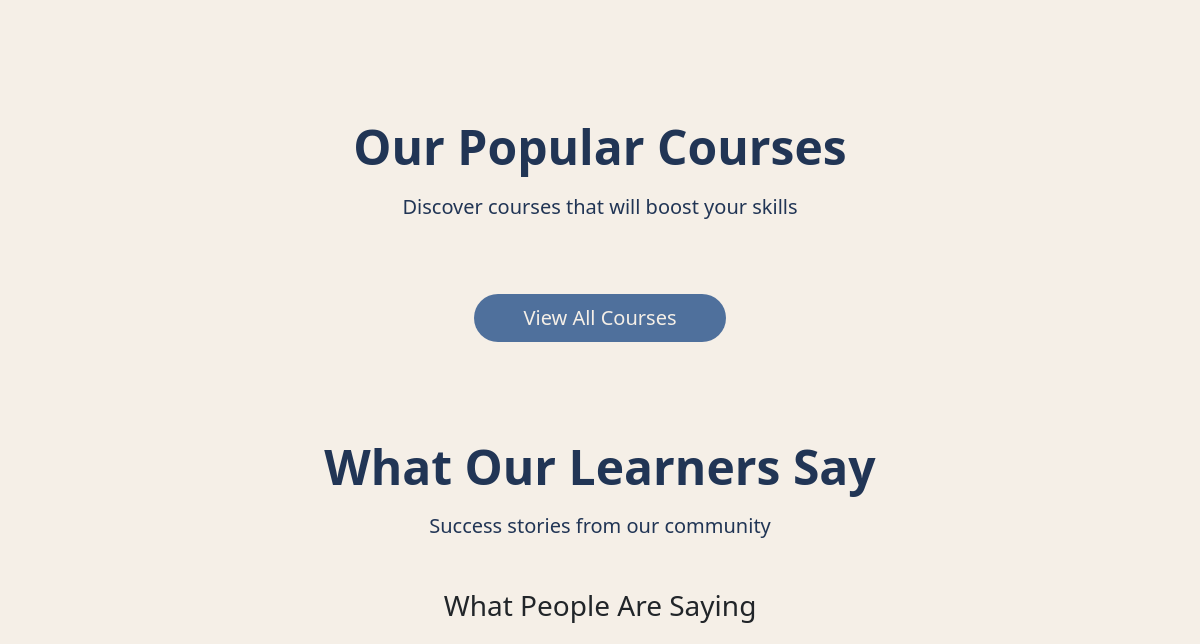
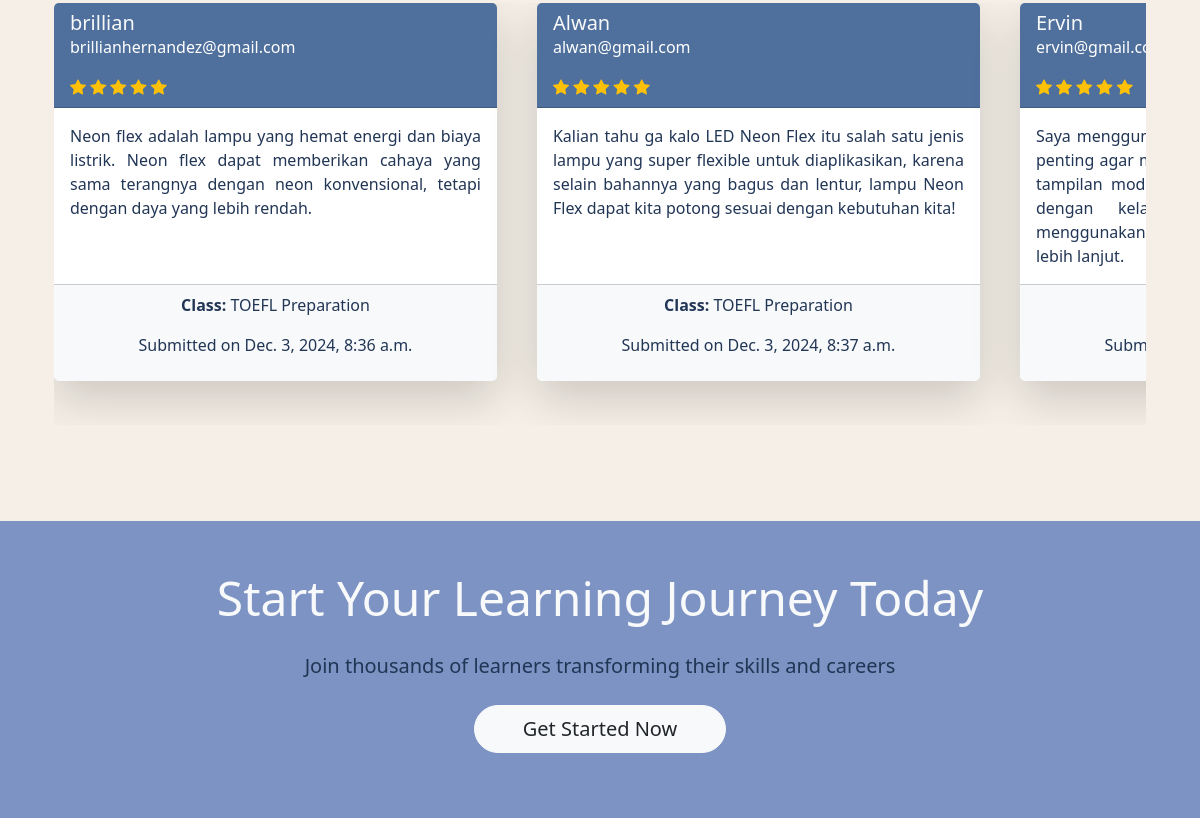
/courses/ (signed in, middle part), run on an earlier commit of the app's database (2 pictures, top to bottom).
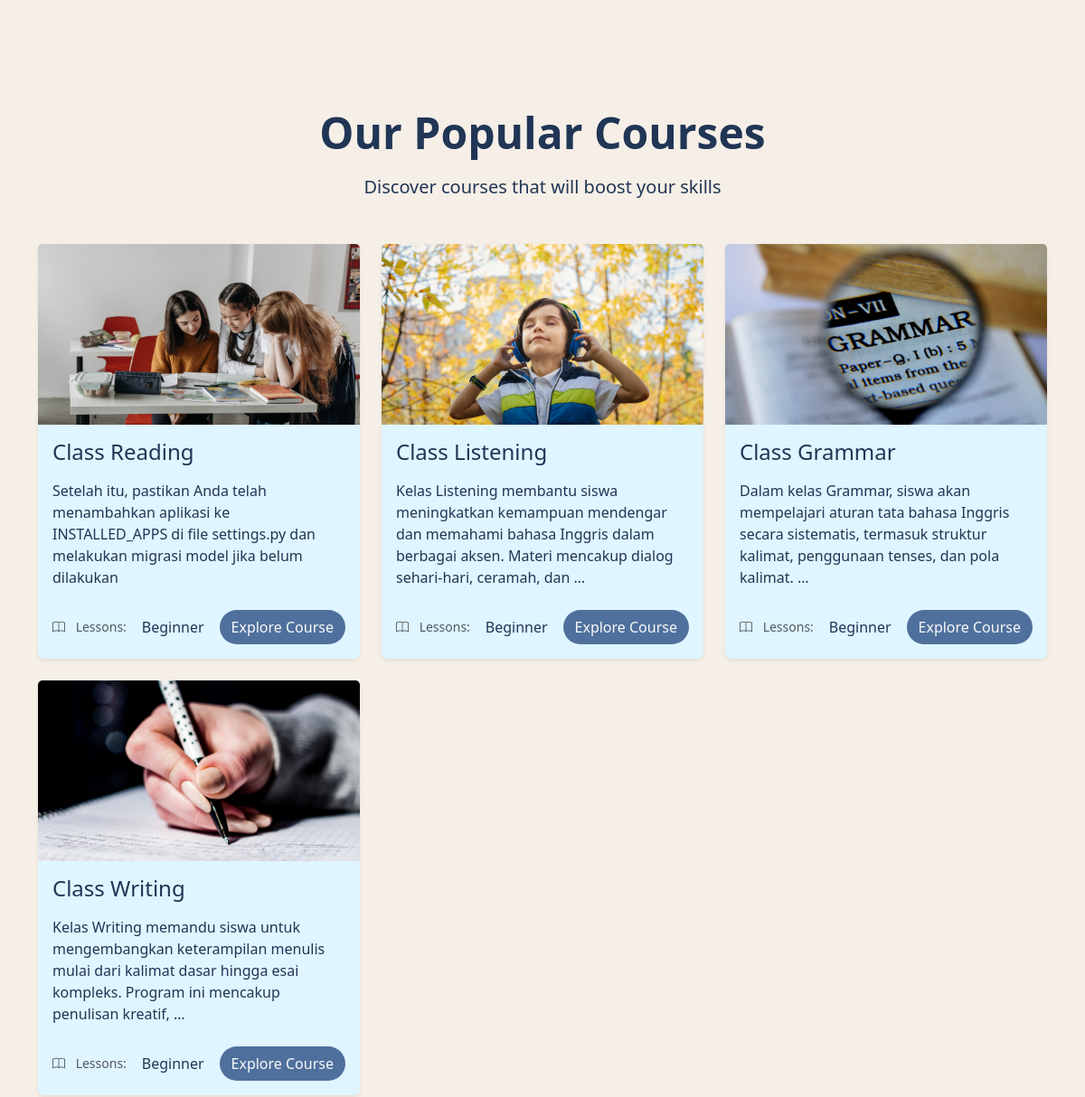
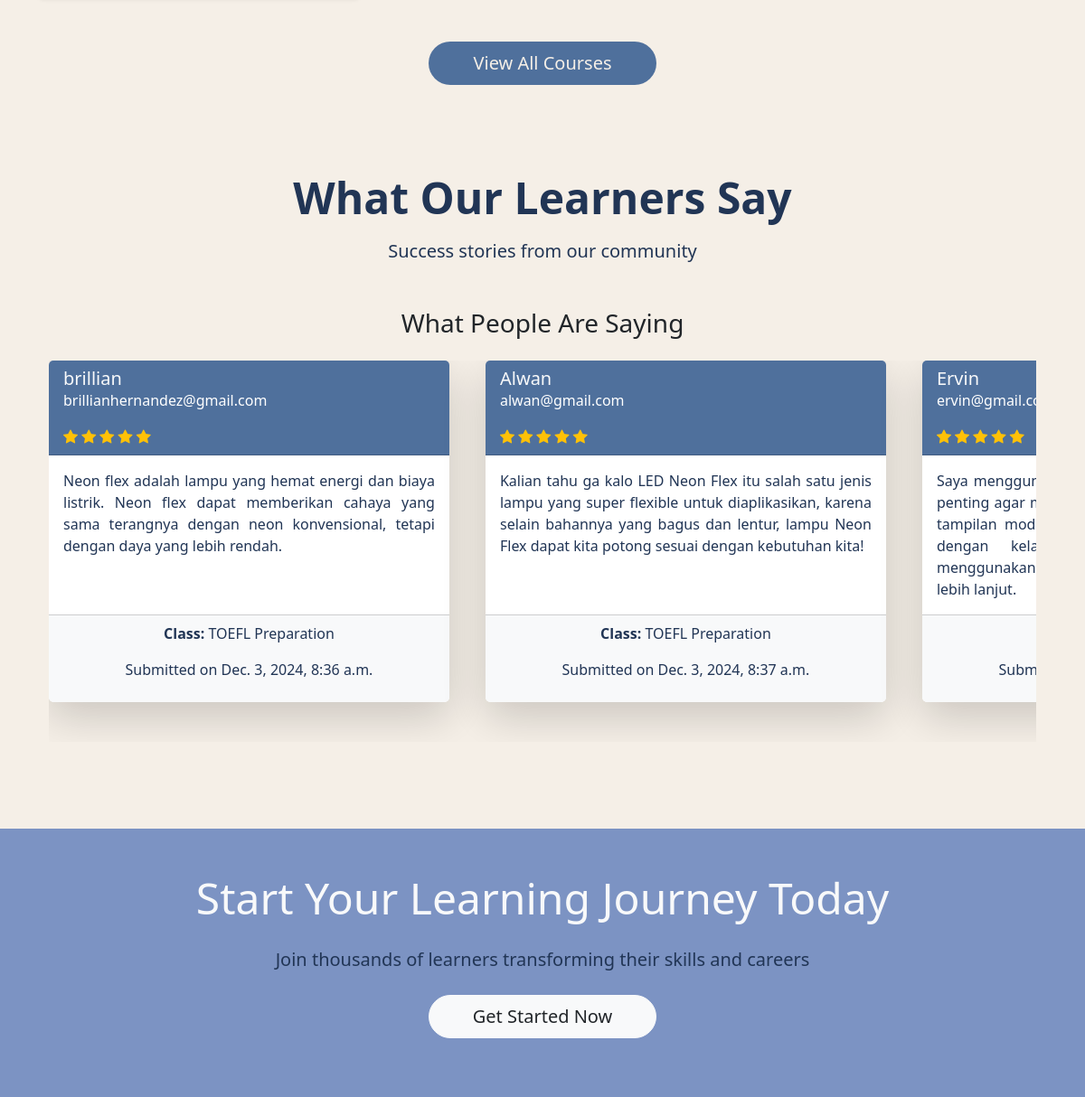
And on a later commit of the database (2 pictures, top to bottom).
### testiomonials/models.py (models this page shows, shortened)
class Testimonial(models.Model):
    name = models.CharField(max_length=100)
    email = models.EmailField()
    comment = models.TextField()
    rating = models.PositiveSmallIntegerField(default=5)  # Rating antara 1-5
    created_at = models.DateTimeField(auto_now_add=True)
    class_name = models.CharField(max_length=100, choices=CLASS_CHOICES, default='TOEFL Preparation')  # Menambahkan default

### lms/models.py (models this page shows, shortened)
class Course(models.Model):
    LEVEL_CHOICES = [
        ('Beginner', 'Beginner'),
        ('Intermediate', 'Intermediate'),
        ('Advanced', 'Advanced')
    ]
    title = models.CharField(max_length=255)
    description = models.TextField()
    instructor = models.CharField(max_length=255)
    level = models.CharField(max_length=50, choices=LEVEL_CHOICES)
    duration = models.IntegerField(help_text="Duration in hours")
    price = models.DecimalField(max_digits=10, decimal_places=3)
    image = models.ImageField(upload_to='courses/images/')
    created_at = models.DateTimeField(auto_now_add=True)

### lms/views.py (the view)
# urls.py: path('', views.course_list, name='course_list'),
@login_required
def course_list(request):
    courses = Course.objects.all()
    paginator = Paginator(courses, 9)  # 10 kursus per halaman
    page_number = request.GET.get('page')
    page_courses = paginator.get_page(page_number)
    return render(request, 'courses/course_list.html', {'courses': page_courses})

### classPage/context_processors.py (called while the page is built)
def global_testimonials(request):
    return {
        'global_testimonials': Testimonial.objects.all()
    }

### templates/courses/course_list.html (shortened to what this page needs)
{%extends 'base.html'%}
{%load static%}
{%block content%}
<body class="bg-light1">
    <div class="container py-5">
        <div class="row text-center">
        </div>
    </div>
    <div id="courses" class="container py-5">
        <header class="text-center mb-5">
            <h2 class="display-5 color-dark fw-bold mb-3">Our Popular Courses</h2>
            <p class="lead color-medium-dark">Discover courses that will boost your skills</p>
        </header>
        <div class="row row-cols-1 row-cols-md-2 row-cols-lg-3 g-4">
            {% for course in courses %}
            <div class="col">
                <div class="card h-100 card-hover bg-snow border-0 shadow-sm">
                    <img
                        src="{{ course.image.url }}"
                        alt="{{ course.title }} Course Image"
                        class="card-img-top"
                    >
                    <div class="card-body">
                        <h3 class="card-title h4 color-dark mb-3">
                            <a href="{{ course.id }}/" class="text-decoration-none color-dark">
                                {{ course.title }}
                            </a>
                        </h3>
                        <p class="card-text color-medium-dark mb-4">
                            {{ course.description|truncatewords:20 }}
                        </p>
                        <div class="d-flex justify-content-between align-items-center">
                            <small class="text-muted">
                                <i class="bi bi-book me-2"></i>
                                Lessons: {{ course.lesson_count }}
                            </small>
                            <a href="{% url 'course_detail' course.id %}" class="text-decoration-none color-dark">
                                {{ course.level }}
                            </a>
                            <a href="{% url 'course_detail' course.id %}" class="btn btn-hover bg-medium-dark2 text-light rounded-pill">
                                Explore Course
                            </a>
                        </div>
                    </div>
                </div>
            </div>
            {% endfor %}
        </div>
        <div class="text-center mt-5">
            <a href="#" class="btn btn-custom btn-lg rounded-pill px-5">
                View All Courses
            </a>
        </div>
    </div>
    <div class="container py-5">
        <header class="text-center mb-5">
            <h2 class="display-5 color-dark fw-bold mb-3">What Our Learners Say</h2>
            <p class="lead color-medium-dark">Success stories from our community</p>
        </header>
        {% include 'testimonial_template.html' %}
    </div>
    <div class="bg-medium-dark text-light py-5">
        <div class="container text-center">
            <h2 class="display-5 mb-4">Start Your Learning Journey Today</h2>
            <p class="lead mb-4">Join thousands of learners transforming their skills and careers</p>
            <a href="#" class="btn btn-light text-dark btn-lg rounded-pill px-5">
                Get Started Now
            </a>
        </div>
    </div>
</body>
{%endblock content%}

### templates/base.html (shortened to what this page needs)
{%load static%}
<!DOCTYPE html>
<html lang="en">
<head>
    <link rel="stylesheet" href="{%static 'css/bootstrap.min.css'%}">
    <link rel="stylesheet" href="{%static 'css/custom.css'%}">
    <link rel="stylesheet" href="https://cdn.jsdelivr.net/npm/bootstrap-icons@1.11.3/font/bootstrap-icons.min.css">
    <link rel="stylesheet" href="https://cdnjs.cloudflare.com/ajax/libs/font-awesome/6.0.0-beta3/css/all.min.css">
</head>
<body>
    {%block content%}
    {%endblock content%}
    <footer class="footer bg-medium-dark text-white py-5 ">
    </footer>
</body>
</html>

### templates/testimonial_template.html (shortened to what this page needs)
{% load static %}
<section class="container my-5">
    <h3 class="text-center mb-4 text-dark">What People Are Saying</h3>
    <div class="testimonial-container">
        <div class="row">
            {% for testimonial in global_testimonials %}
                <div class="col-md-4 mb-4">
                    <div class="card h-100 shadow-lg border-0 rounded">
                        <div class="card-header bg-medium-dark2 text-light">
                            <h5 class="card-title mb-0">{{ testimonial.name }}</h5>
                            <p class="text-white">{{ testimonial.email }}</p>
                            <div class="star-rating">
                                {% for i in "12345"|slice:":5" %}
                                    {% if forloop.counter <= testimonial.rating %}
                                        <i class="bi bi-star-fill text-warning"></i>
                                    {% else %}
                                        <i class="bi bi-star text-warning"></i>
                                    {% endif %}
                                {% endfor %}
                            </div>
                        </div>
                        <div class="card-body">
                            <p class="card-text text-justify">{{ testimonial.comment }}</p>
                        </div>
                        <div class="card-footer bg-light text-muted text-sm text-center">
                            <p><strong>Class: </strong>{{ testimonial.class_name }}</p>
                            <p>Submitted on {{ testimonial.created_at }}</p>
                        </div>
                    </div>
                </div>
            {% endfor %}
        </div>
    </div>
</section>

### static/css/custom.css (style rules this page uses)
body { background-color: #fff; }
.text-justify { text-align: justify; }
.bg-medium-dark { background-color: #7C93C3; }
.bg-medium-dark2 { background-color: #4f709c; }
.bg-snow { background-color: #DFF5FF; }
.bg-light1 { background-color: #f5efe7; }
.color-dark { color: #213555; }
.color-medium-dark { color: #4f709c; }
footer { background-color: #7c93c3; color: #ffffff; padding: 30px 0; font-size: 18px; }
.footer h5,p { color: #213555 !important; }

### templates/courses/course_list.html (style rules this page uses)
.btn-custom { background-color: #4f709c; color: #f5efe7; transition: all 0.3s ease; }

### templates/testimonial_template.html (style rules this page uses)
.testimonial-container { display: flex; overflow-x: auto; padding-bottom: 20px; }
.testimonial-container .row { display: flex; flex-wrap: nowrap; }
.testimonial-container .col-md-4 { flex: 0 0 auto; margin-right: 16px; }
.card-body { min-height: 150px; }
.star-rating i { color: #ffc107; }

What changed in the data, as far as the page shows it:
added Course: image (picture), title "Class Reading", description "Setelah itu, pastikan Anda telah menambahkan aplikasi ke INSTALLED_APPS di file settings.py dan melakukan migrasi model jika belum dilakukan", level "Beginner"
added Course: image (picture), title "Class Listening", description "Kelas Listening membantu siswa meningkatkan kemampuan mendengar dan memahami bahasa Inggris dalam berbagai aksen. Materi mencakup dialog sehari-hari, ceramah, dan …", level "Beginner"
added Course: image (picture), title "Class Grammar", description "Dalam kelas Grammar, siswa akan mempelajari aturan tata bahasa Inggris secara sistematis, termasuk struktur kalimat, penggunaan tenses, dan pola kalimat. …", level "Beginner"
added Course: image (picture), title "Class Writing", description "Kelas Writing memandu siswa untuk mengembangkan keterampilan menulis mulai dari kalimat dasar hingga esai kompleks. Program ini mencakup penulisan kreatif, …", level "Beginner"
